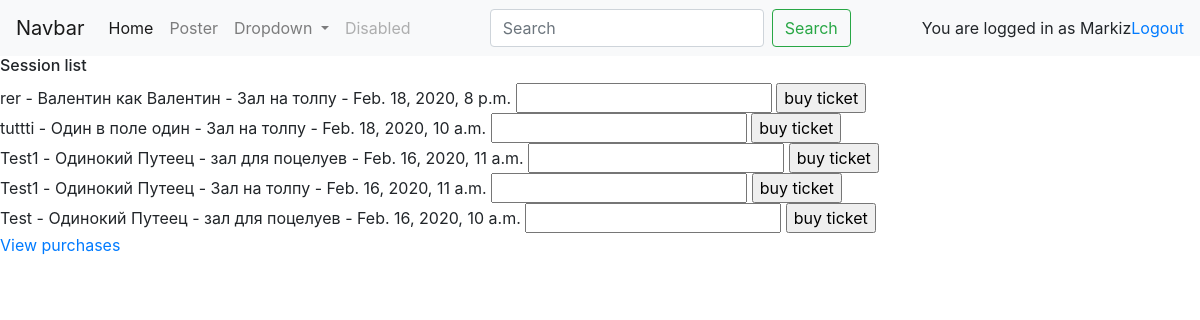
The page / (signed in) on the database its author committed.
### authenticate/models.py (models this page shows)
class User(AbstractUser):
    wallet = models.DecimalField(max_digits=10, decimal_places=2, blank=True, null=True)

### cinema_box_office/models.py (models this page shows, shortened)
class Session(models.Model):
    name = models.CharField(max_length=200)
    start_at = models.DateTimeField()  # не уверен что это правильное решение
    end_at = models.DateTimeField()
    rental_start_at = models.DateTimeField()
    rental_end_at = models.DateTimeField()
    ticket_price = models.DecimalField(max_digits=5, decimal_places=2)
    cinema_hall = models.ForeignKey(CinemaHall, on_delete=models.CASCADE)
    movie = models.ForeignKey(Movie, on_delete=models.CASCADE)
    class Meta:
        ordering = ['-start_at', ]
    def __str__(self):
        return f'{self.name}'

class Movie(models.Model):
    name = models.CharField(max_length=200)
    def __str__(self):
        return f'{self.name}'

class CinemaHall(models.Model):
    name = models.CharField(max_length=100)
    size = models.IntegerField()

### cinema_box_office/views.py (the view, shortened to what this page needs)
# urls.py: path('', Poster.as_view(), name='poster'),
class Poster(ListView):
    model = Session
    template_name = 'cinema_box_office/index.html'
    http_method_names = ['get']
    context_object_name = 'session1'
    def get(self, request, *args, **kwargs):
        self.object_list = self.get_queryset()
        allow_empty = self.get_allow_empty()
        context = self.get_context_data()
        return self.render_to_response(context)

### templates/cinema_box_office/index.html (shortened to what this page needs)
{% extends 'base.html' %}
{% block content %}
    <h6> Session list </h6>
    {% for a in session1 %}
        <form action="{%  url 'buy_ticket' %}" method="POST">
            {{ a }} - {{ a.movie }} - {{ a.cinema_hall.name }} - {{ a.start_at }}
            {% if not request.user.is_superuser and request.user.is_authenticated %}
                <input type="number" name="quantity" id="">
                <input type="submit" value="buy ticket">
            {% endif %}
        </form>
    {% endfor %}
    {% if request.user.is_superuser %}
        {% include 'cinema_box_office/admin.html' %}
    {% elif not request.user.is_superuser and request.user.is_authenticated %}
        <a href="{% url 'basket' %}"> View purchases </a>
    {% else %}
        You are not authorized user <a href="{% url 'login' %}">Log in </a> or <a href="{% url 'register' %}"> Register</a>
    {% endif %}
{% endblock %}

### templates/base.html (shortened to what this page needs)
<!DOCTYPE html>
<html lang="en">
<head>
    <link rel="stylesheet" href="https://stackpath.bootstrapcdn.com/bootstrap/4.4.1/css/bootstrap.min.css"
>
</head>
<body>
    <nav class="navbar navbar-expand-lg navbar-light bg-light">
        <a class="navbar-brand" href="#">Navbar</a>
        <div class="collapse navbar-collapse" id="navbarSupportedContent">
            <ul class="navbar-nav mr-auto">
                <li class="nav-item active">
                    <a class="nav-link" href="/">Home <span class="sr-only">(current)</span></a>
                </li>
                <li class="nav-item">
                    <a class="nav-link" href="#">Poster</a>
                </li>
                <li class="nav-item dropdown">
                    <a class="nav-link dropdown-toggle" href="#" id="navbarDropdown" role="button"
                        data-toggle="dropdown" aria-haspopup="true" aria-expanded="false">
                        Dropdown
                    </a>
                </li>
                <li class="nav-item">
                    <a class="nav-link disabled" href="#" tabindex="-1" aria-disabled="true">Disabled</a>
                </li>
            </ul>
            <form class="form-inline my-2 my-lg-0">
                <input class="form-control mr-sm-2" type="search" placeholder="Search" aria-label="Search">
                <button class="btn btn-outline-success my-2 my-sm-0" type="submit">Search</button>
            </form>
            <ul class="navbar-nav ml-auto">
                {% if not request.user.is_authenticated %}
                    <a class="nav-link" href="{% url 'login' %}">Sign In</a>
                    <a class="nav-link" href="{% url 'register' %}">Sign Up</a>
                {% else %}
                    <a href="" ></a>You are logged in as {{ request.user }}</a>
                    <a href="{% url 'logout' %}">Logout</a>
                {% endif %}
            </ul>
        </div>
    </nav>
    {% block content %}
    {% endblock %}
</body>
</html>

### rows shown on the page
User: user "Markiz"
Session: name "rer", movie "Валентин как Валентин", cinema_hall.name "Зал на толпу", start_at "Feb. 18, 2020, 8 p.m."
Session: name "tuttti", movie "Один в поле один", cinema_hall.name "Зал на толпу", start_at "Feb. 18, 2020, 10 a.m."
Session: name "Test1", movie "Одинокий Путеец", cinema_hall.name "зал для поцелуев", start_at "Feb. 16, 2020, 11 a.m."
Session: name "Test1", movie "Одинокий Путеец", cinema_hall.name "Зал на толпу", start_at "Feb. 16, 2020, 11 a.m."
Session: name "Test", movie "Одинокий Путеец", cinema_hall.name "зал для поцелуев", start_at "Feb. 16, 2020, 10 a.m."
